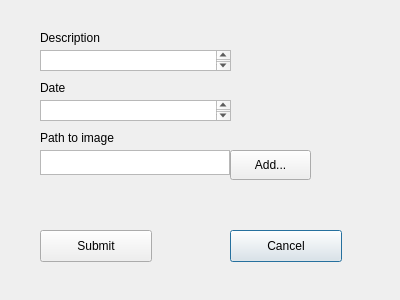
<?xml version="1.0" encoding="UTF-8"?>
<ui version="4.0">
 <class>addRadiographDialog</class>
 <widget class="QDialog" name="addRadiographDialog">
  <property name="geometry">
   <rect>
    <x>0</x>
    <y>0</y>
    <width>400</width>
    <height>300</height>
   </rect>
  </property>
  <property name="windowTitle">
   <string>Dialog</string>
  </property>
  <widget class="QLabel" name="label_2">
   <property name="geometry">
    <rect>
     <x>40</x>
     <y>80</y>
     <width>58</width>
     <height>16</height>
    </rect>
   </property>
   <property name="text">
    <string>Date</string>
   </property>
  </widget>
  <widget class="QTextEdit" name="textEditDate">
   <property name="geometry">
    <rect>
     <x>40</x>
     <y>100</y>
     <width>191</width>
     <height>21</height>
    </rect>
   </property>
   <property name="sizePolicy">
    <sizepolicy hsizetype="Fixed" vsizetype="Fixed">
     <horstretch>0</horstretch>
     <verstretch>0</verstretch>
    </sizepolicy>
   </property>
  </widget>
  <widget class="QLabel" name="label">
   <property name="geometry">
    <rect>
     <x>40</x>
     <y>30</y>
     <width>81</width>
     <height>16</height>
    </rect>
   </property>
   <property name="text">
    <string>Description</string>
   </property>
  </widget>
  <widget class="QPushButton" name="cancelButton">
   <property name="geometry">
    <rect>
     <x>230</x>
     <y>230</y>
     <width>112</width>
     <height>32</height>
    </rect>
   </property>
   <property name="text">
    <string>Cancel</string>
   </property>
  </widget>
  <widget class="QTextEdit" name="textEditPath">
   <property name="geometry">
    <rect>
     <x>40</x>
     <y>150</y>
     <width>190</width>
     <height>25</height>
    </rect>
   </property>
   <property name="sizePolicy">
    <sizepolicy hsizetype="Fixed" vsizetype="Fixed">
     <horstretch>0</horstretch>
     <verstretch>0</verstretch>
    </sizepolicy>
   </property>
   <property name="maximumSize">
    <size>
     <width>190</width>
     <height>30</height>
    </size>
   </property>
  </widget>
  <widget class="QTextEdit" name="textEditDescription">
   <property name="geometry">
    <rect>
     <x>40</x>
     <y>50</y>
     <width>191</width>
     <height>21</height>
    </rect>
   </property>
  </widget>
  <widget class="QPushButton" name="submitButton">
   <property name="geometry">
    <rect>
     <x>40</x>
     <y>230</y>
     <width>112</width>
     <height>32</height>
    </rect>
   </property>
   <property name="text">
    <string>Submit</string>
   </property>
  </widget>
  <widget class="QLabel" name="label_3">
   <property name="geometry">
    <rect>
     <x>40</x>
     <y>130</y>
     <width>91</width>
     <height>16</height>
    </rect>
   </property>
   <property name="text">
    <string>Path to image</string>
   </property>
  </widget>
  <widget class="QPushButton" name="AddPathButton">
   <property name="geometry">
    <rect>
     <x>230</x>
     <y>150</y>
     <width>81</width>
     <height>30</height>
    </rect>
   </property>
   <property name="text">
    <string>Add...</string>
   </property>
  </widget>
 </widget>
 <resources/>
 <connections/>
</ui>
